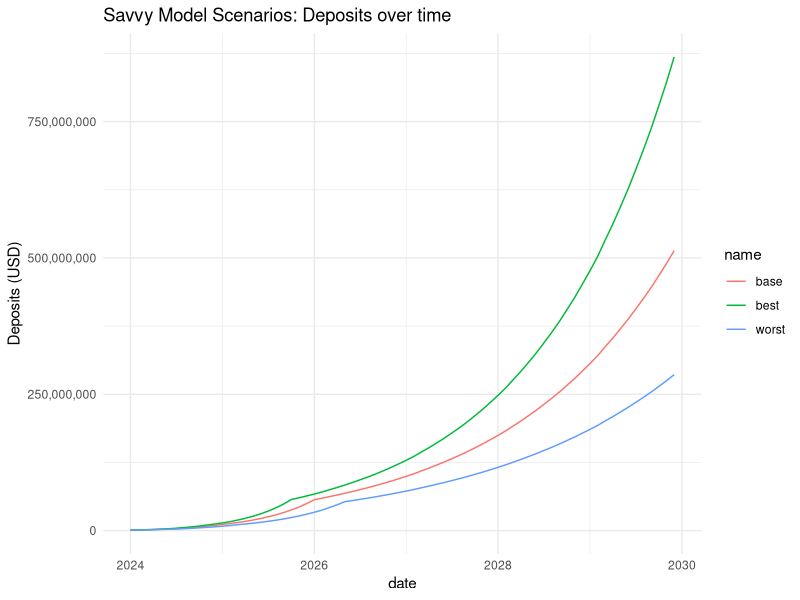
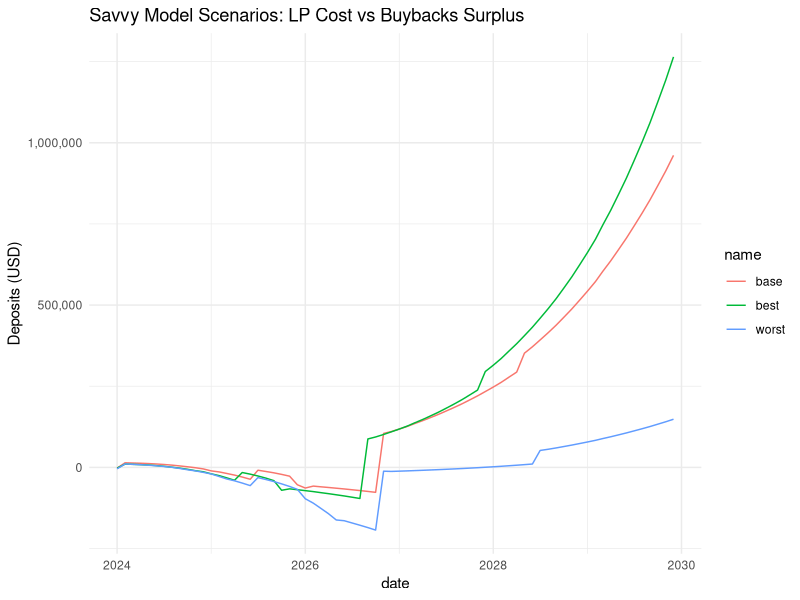
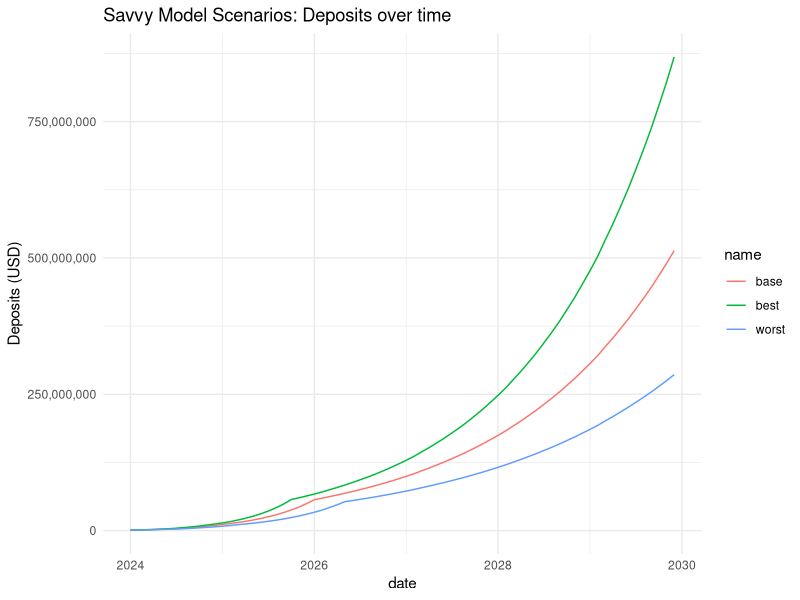
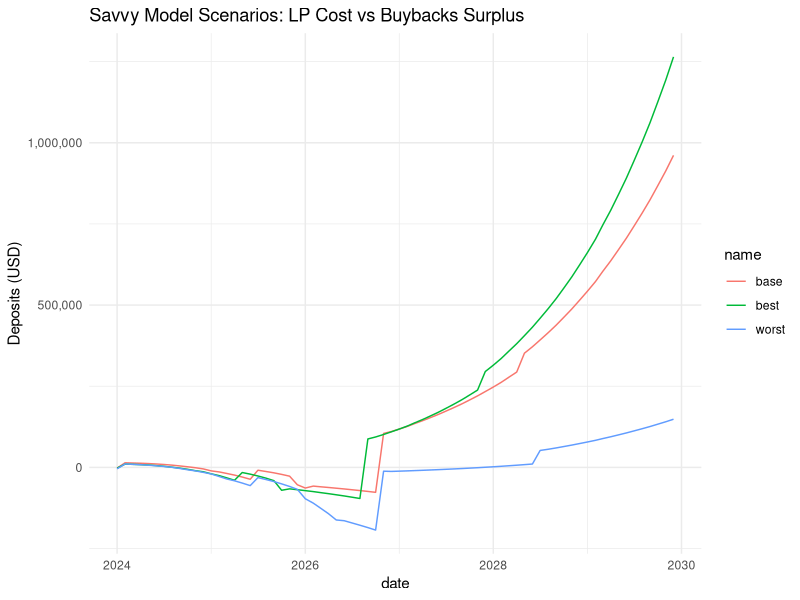

Write the R code that produced these figures, in order.
## ---- chunk 1
knitr::opts_chunk$set(echo = TRUE)
library('tidyverse')
library(scales)
## ---- chunk 2
df_base = read.csv('base-case.csv')
df_base_t = data.frame(t(df_base))

df_worst = read.csv('worst-case.csv')
df_worst_t = data.frame(t(df_worst))

df_best = read.csv('best-case.csv')
df_best_t = data.frame(t(df_best))
## ---- chunk 3
df_deposits = data.frame(base=df_base_t$X8, best=df_best_t$X8, worst=df_worst_t$X8)
df_deposits = df_deposits[17:99,]
df_deposits = df_deposits[!duplicated(df_deposits), ]
df_deposits = na.omit(df_deposits)
df_deposits$date = seq(ymd('2024-01-01'), ymd('2029-12-31'), by='1 month')

df_plot = pivot_longer(df_deposits, cols=c("base", "best", "worst"))
df_plot$value = as.numeric(gsub(",", "", df_plot$value))

# View(df_plot)
## ---- chunk 4
ggplot(data=df_plot, aes(x=date, y=value, color=name)) + 
  geom_line() +
  ggtitle("Savvy Model Scenarios: Deposits over time") +
  ylab("Deposits (USD)") +
  scale_y_continuous(label=comma) +
  theme_minimal()

ggsave("scenarios-deposits.jpg")
## ---- chunk 5
df_surplus = data.frame(base=df_base_t$X47, best=df_best_t$X47, worst=df_worst_t$X47)
df_surplus = df_surplus[17:99,]
df_surplus = na.omit(df_surplus)

# remove every 13th row
n=13
df_surplus = df_surplus[-seq(n, NROW(df_surplus), by = n),]
df_surplus$date = seq(ymd('2024-01-01'), ymd('2029-12-31'), by='1 month')

df_plot = pivot_longer(df_surplus, cols=c("base", "best", "worst"))
df_plot$value = as.numeric(sub(")", "", sub("(", "-", gsub(",", "", df_plot$value), fixed=TRUE), fixed=TRUE))
# View(df_plot)
## ---- chunk 6
ggplot(data=df_plot, aes(x=date, y=value, color=name)) + 
  geom_line() +
  ggtitle("Savvy Model Scenarios: LP Cost vs Buybacks Surplus") +
  ylab("Deposits (USD)") +
  scale_y_continuous(label=comma) +
  theme_minimal()

ggsave("scenarios-surplus.jpg")
